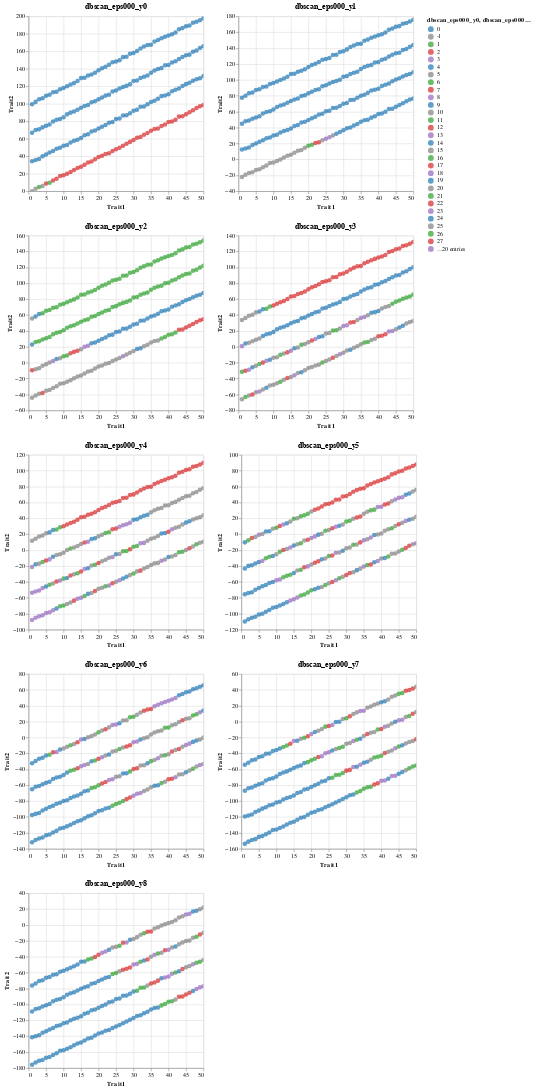

Notebook code for this chart:
### Code cell
(dbscan_plots[db_labs[0]] | dbscan_plots[db_labs[1]]) & (dbscan_plots[db_labs[2]] | dbscan_plots[db_labs[3]]) & (dbscan_plots[db_labs[4]] | dbscan_plots[db_labs[5]]) & (dbscan_plots[db_labs[6]] | dbscan_plots[db_labs[7]]) & (dbscan_plots[db_labs[8]])

### Figure 1 — Vega-Lite specification as saved in the notebook (floating-point values rounded to 4 significant figures; data arrays with more than 128 entries replaced by an {"elided": "..."} marker saying what was removed)
{"config": {"view": {"continuousWidth": 300, "continuousHeight": 300}}, "vconcat": [{"hconcat": [{"data": {"name": "data-e2d8320c17e3d55e60d86225772e2367"}, "mark": {"type": "circle", "size": 60}, "encoding": {"color": {"field": "dbscan_eps000_y0", "scale": {"domain": [0.0, -1.0, 1.0, 2.0, 3.0], "range": ["#1f77b4", "#808080", "#2ca02c", "#d62728", "#9467bd"]}, "type": "nominal"}, "tooltip": [{"field": "dbscan_eps000_y0", "type": "quantitative"}, {"field": "kmedoids4_y0", "type": "quantitative"}], "x": {"field": "Trait1", "type": "quantitative"}, "y": {"field": "Trait2", "type": "quantitative"}}, "name": "view_163", "title": "dbscan_eps000_y0"}, {"data": {"name": "data-457e2387196e29727a0266201700d1e1"}, "mark": {"type": "circle", "size": 60}, "encoding": {"color": {"field": "dbscan_eps000_y1", "scale": {"domain": [0.0, -1.0, 1.0, 2.0, 3.0, 4.0], "range": ["#1f77b4", "#808080", "#2ca02c", "#d62728", "#9467bd", "#8c564b"]}, "type": "nominal"}, "tooltip": [{"field": "dbscan_eps000_y1", "type": "quantitative"}, {"field": "kmedoids4_y1", "type": "quantitative"}], "x": {"field": "Trait1", "type": "quantitative"}, "y": {"field": "Trait2", "type": "quantitative"}}, "name": "view_164", "title": "dbscan_eps000_y1"}]}, {"hconcat": [{"data": {"name": "data-7cd9bdcc9517a0be4d3fb5fd3b6402b6"}, "mark": {"type": "circle", "size": 60}, "encoding": {"color": {"field": "dbscan_eps000_y2", "scale": {"domain": [-1.0, 0.0, 1.0, 2.0, 3.0, 4.0, 5.0, 6.0, 7.0, 8.0, 9.0, 10.0, 11.0], "range": ["#808080", "#ff7f0e", "#2ca02c", "#d62728", "#9467bd", "#8c564b", "#e377c2", "#7f7f7f", "#bcbd22", "#17becf", "#1f77b4", "#ff7f0e", "#2ca02c"]}, "type": "nominal"}, "tooltip": [{"field": "dbscan_eps000_y2", "type": "quantitative"}, {"field": "kmedoids4_y2", "type": "quantitative"}], "x": {"field": "Trait1", "type": "quantitative"}, "y": {"field": "Trait2", "type": "quantitative"}}, "name": "view_165", "title": "dbscan_eps000_y2"}, {"data": {"name": "data-003108a95bc5eb218f4cf0da5c335036"}, "mark": {"type": "circle", "size": 60}, "encoding": {"color": {"field": "dbscan_eps000_y3", "scale": {"domain": [-1.0, 0.0, 1.0, 2.0, 3.0, 4.0, 5.0, 6.0, 7.0, 8.0, 9.0, 10.0, 11.0, 12.0, 13.0, 14.0, 15.0, 16.0, 17.0, 18.0, 19.0, 20.0, 21.0, 22.0, 23.0, 24.0, 25.0, 26.0, 27.0, 28.0, 29.0, 30.0, 31.0, 32.0], "range": ["#808080", "#ff7f0e", "#2ca02c", "#d62728", "#9467bd", "#8c564b", "#e377c2", "#7f7f7f", "#bcbd22", "#17becf", "#1f77b4", "#ff7f0e", "#2ca02c", "#d62728", "#9467bd", "#8c564b", "#e377c2", "#7f7f7f", "#bcbd22", "#17becf", "#1f77b4", "#ff7f0e", "#2ca02c", "#d62728", "#9467bd", "#8c564b", "#e377c2", "#7f7f7f", "#bcbd22", "#17becf", "#1f77b4", "#ff7f0e", "#2ca02c", "#d62728"]}, "type": "nominal"}, "tooltip": [{"field": "dbscan_eps000_y3", "type": "quantitative"}, {"field": "kmedoids4_y3", "type": "quantitative"}], "x": {"field": "Trait1", "type": "quantitative"}, "y": {"field": "Trait2", "type": "quantitative"}}, "name": "view_166", "title": "dbscan_eps000_y3"}]}, {"hconcat": [{"data": {"name": "data-bf07cc3ec34476039b06151b0f1bba8e"}, "mark": {"type": "circle", "size": 60}, "encoding": {"color": {"field": "dbscan_eps000_y4", "scale": {"domain": [-1.0, 0.0, 1.0, 2.0, 3.0, 4.0, 5.0, 6.0, 7.0, 8.0, 9.0, 10.0, 11.0, 12.0, 13.0, 14.0, 15.0, 16.0, 17.0, 18.0, 19.0, 20.0, 21.0, 22.0, 23.0, 24.0, 25.0, 26.0, 27.0, 28.0, 29.0, 30.0, 31.0, 32.0, 33.0, 34.0, 35.0, 36.0, 37.0, 38.0, 39.0, 40.0], "range": ["#808080", "#ff7f0e", "#2ca02c", "#d62728", "#9467bd", "#8c564b", "#e377c2", "#7f7f7f", "#bcbd22", "#17becf", "#1f77b4", "#ff7f0e", "#2ca02c", "#d62728", "#9467bd", "#8c564b", "#e377c2", "#7f7f7f", "#bcbd22", "#17becf", "#1f77b4", "#ff7f0e", "#2ca02c", "#d62728", "#9467bd", "#8c564b", "#e377c2", "#7f7f7f", "#bcbd22", "#17becf", "#1f77b4", "#ff7f0e", "#2ca02c", "#d62728", "#9467bd", "#8c564b", "#e377c2", "#7f7f7f", "#bcbd22", "#17becf", "#1f77b4", "#ff7f0e"]}, "type": "nominal"}, "tooltip": [{"field": "dbscan_eps000_y4", "type": "quantitative"}, {"field": "kmedoids4_y4", "type": "quantitative"}], "x": {"field": "Trait1", "type": "quantitative"}, "y": {"field": "Trait2", "type": "quantitative"}}, "name": "view_167", "title": "dbscan_eps000_y4"}, {"data": {"name": "data-4c3f302dc58caa77952332ab51e17c89"}, "mark": {"type": "circle", "size": 60}, "encoding": {"color": {"field": "dbscan_eps000_y5", "scale": {"domain": [0.0, 1.0, 2.0, -1.0, 3.0, 4.0, 5.0, 6.0, 7.0, 8.0, 9.0, 10.0, 11.0, 12.0, 13.0, 14.0, 15.0, 16.0, 17.0, 18.0, 19.0, 20.0, 21.0, 22.0, 23.0, 24.0, 25.0, 26.0, 27.0, 28.0, 29.0, 30.0, 31.0, 32.0, 33.0, 34.0, 35.0, 36.0, 37.0, 38.0, 39.0, 40.0, 41.0, 42.0, 43.0, 44.0, 45.0, 46.0, 47.0], "range": ["#1f77b4", "#ff7f0e", "#2ca02c", "#808080", "#9467bd", "#8c564b", "#e377c2", "#7f7f7f", "#bcbd22", "#17becf", "#1f77b4", "#ff7f0e", "#2ca02c", "#d62728", "#9467bd", "#8c564b", "#e377c2", "#7f7f7f", "#bcbd22", "#17becf", "#1f77b4", "#ff7f0e", "#2ca02c", "#d62728", "#9467bd", "#8c564b", "#e377c2", "#7f7f7f", "#bcbd22", "#17becf", "#1f77b4", "#ff7f0e", "#2ca02c", "#d62728", "#9467bd", "#8c564b", "#e377c2", "#7f7f7f", "#bcbd22", "#17becf", "#1f77b4", "#ff7f0e", "#2ca02c", "#d62728", "#9467bd", "#8c564b", "#e377c2", "#7f7f7f", "#bcbd22"]}, "type": "nominal"}, "tooltip": [{"field": "dbscan_eps000_y5", "type": "quantitative"}, {"field": "kmedoids4_y5", "type": "quantitative"}], "x": {"field": "Trait1", "type": "quantitative"}, "y": {"field": "Trait2", "type": "quantitative"}}, "name": "view_168", "title": "dbscan_eps000_y5"}]}, {"hconcat": [{"data": {"name": "data-7dba64344266034b4eb4d708c34b8222"}, "mark": {"type": "circle", "size": 60}, "encoding": {"color": {"field": "dbscan_eps000_y6", "scale": {"domain": [0.0, 1.0, 2.0, 3.0, 4.0, -1.0, 5.0, 6.0, 7.0, 8.0, 9.0, 10.0, 11.0, 12.0, 13.0, 14.0, 15.0, 16.0, 17.0, 18.0, 19.0, 20.0, 21.0, 22.0, 23.0, 24.0, 25.0, 26.0, 27.0, 28.0, 29.0, 30.0, 31.0, 32.0, 33.0], "range": ["#1f77b4", "#ff7f0e", "#2ca02c", "#d62728", "#9467bd", "#808080", "#e377c2", "#7f7f7f", "#bcbd22", "#17becf", "#1f77b4", "#ff7f0e", "#2ca02c", "#d62728", "#9467bd", "#8c564b", "#e377c2", "#7f7f7f", "#bcbd22", "#17becf", "#1f77b4", "#ff7f0e", "#2ca02c", "#d62728", "#9467bd", "#8c564b", "#e377c2", "#7f7f7f", "#bcbd22", "#17becf", "#1f77b4", "#ff7f0e", "#2ca02c", "#d62728", "#9467bd"]}, "type": "nominal"}, "tooltip": [{"field": "dbscan_eps000_y6", "type": "quantitative"}, {"field": "kmedoids4_y6", "type": "quantitative"}], "x": {"field": "Trait1", "type": "quantitative"}, "y": {"field": "Trait2", "type": "quantitative"}}, "name": "view_169", "title": "dbscan_eps000_y6"}, {"data": {"name": "data-155aa53a4a5bf5ff5d9eac32f6bb1b3f"}, "mark": {"type": "circle", "size": 60}, "encoding": {"color": {"field": "dbscan_eps000_y7", "scale": {"domain": [0.0, 1.0, 2.0, 3.0, 4.0, 5.0, 6.0, 7.0, 8.0, 9.0, 10.0, -1.0, 11.0, 12.0, 13.0, 14.0, 15.0, 16.0, 17.0, 18.0, 19.0, 20.0, 21.0, 22.0, 23.0, 24.0, 25.0, 26.0, 27.0, 28.0, 29.0], "range": ["#1f77b4", "#ff7f0e", "#2ca02c", "#d62728", "#9467bd", "#8c564b", "#e377c2", "#7f7f7f", "#bcbd22", "#17becf", "#1f77b4", "#808080", "#2ca02c", "#d62728", "#9467bd", "#8c564b", "#e377c2", "#7f7f7f", "#bcbd22", "#17becf", "#1f77b4", "#ff7f0e", "#2ca02c", "#d62728", "#9467bd", "#8c564b", "#e377c2", "#7f7f7f", "#bcbd22", "#17becf", "#1f77b4"]}, "type": "nominal"}, "tooltip": [{"field": "dbscan_eps000_y7", "type": "quantitative"}, {"field": "kmedoids4_y7", "type": "quantitative"}], "x": {"field": "Trait1", "type": "quantitative"}, "y": {"field": "Trait2", "type": "quantitative"}}, "name": "view_170", "title": "dbscan_eps000_y7"}]}, {"data": {"name": "data-f88761f0947deca2df0a3b8ae59c050d"}, "mark": {"type": "circle", "size": 60}, "encoding": {"color": {"field": "dbscan_eps000_y8", "scale": {"domain": [0.0, 1.0, 2.0, 3.0, 4.0, 5.0, 6.0, 7.0, 8.0, 9.0, -1.0, 10.0, 11.0, 12.0, 13.0, 14.0, 15.0, 16.0, 17.0, 18.0, 19.0], "range": ["#1f77b4", "#ff7f0e", "#2ca02c", "#d62728", "#9467bd", "#8c564b", "#e377c2", "#7f7f7f", "#bcbd22", "#17becf", "#808080", "#ff7f0e", "#2ca02c", "#d62728", "#9467bd", "#8c564b", "#e377c2", "#7f7f7f", "#bcbd22", "#17becf", "#1f77b4"]}, "type": "nominal"}, "tooltip": [{"field": "dbscan_eps000_y8", "type": "quantitative"}, {"field": "kmedoids4_y8", "type": "quantitative"}], "x": {"field": "Trait1", "type": "quantitative"}, "y": {"field": "Trait2", "type": "quantitative"}}, "name": "view_171", "title": "dbscan_eps000_y8"}], "params": [{"name": "param_217", "select": {"type": "interval", "encodings": ["x", "y"]}, "bind": "scales", "views": ["view_163"]}, {"name": "param_219", "select": {"type": "interval", "encodings": ["x", "y"]}, "bind": "scales", "views": ["view_164"]}, {"name": "param_221", "select": {"type": "interval", "encodings": ["x", "y"]}, "bind": "scales", "views": ["view_165"]}, {"name": "param_223", "select": {"type": "interval", "encodings": ["x", "y"]}, "bind": "scales", "views": ["view_166"]}, {"name": "param_225", "select": {"type": "interval", "encodings": ["x", "y"]}, "bind": "scales", "views": ["view_167"]}, {"name": "param_227", "select": {"type": "interval", "encodings": ["x", "y"]}, "bind": "scales", "views": ["view_168"]}, {"name": "param_229", "select": {"type": "interval", "encodings": ["x", "y"]}, "bind": "scales", "views": ["view_169"]}, {"name": "param_231", "select": {"type": "interval", "encodings": ["x", "y"]}, "bind": "scales", "views": ["view_170"]}, {"name": "param_233", "select": {"type": "interval", "encodings": ["x", "y"]}, "bind": "scales", "views": ["view_171"]}], "$schema": "https://vega.github.io/schema/vega-lite/v5.16.3.json", "datasets": {"data-e2d8320c17e3d55e60d86225772e2367": {"elided": "200 records"}, "data-457e2387196e29727a0266201700d1e1": {"elided": "200 records"}, "data-7cd9bdcc9517a0be4d3fb5fd3b6402b6": {"elided": "200 records"}, "data-003108a95bc5eb218f4cf0da5c335036": {"elided": "200 records"}, "data-bf07cc3ec34476039b06151b0f1bba8e": {"elided": "200 records"}, "data-4c3f302dc58caa77952332ab51e17c89": {"elided": "200 records"}, "data-7dba64344266034b4eb4d708c34b8222": {"elided": "200 records"}, "data-155aa53a4a5bf5ff5d9eac32f6bb1b3f": {"elided": "200 records"}, "data-f88761f0947deca2df0a3b8ae59c050d": {"elided": "200 records"}}}
